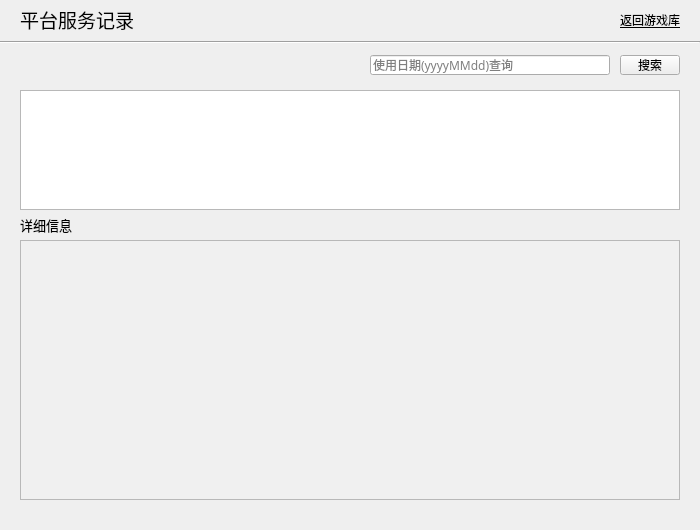
<?xml version="1.0" encoding="UTF-8"?>
<ui version="4.0">
 <class>servicerecordWindow</class>
 <widget class="QWidget" name="servicerecordWindow">
  <property name="geometry">
   <rect>
    <x>0</x>
    <y>0</y>
    <width>700</width>
    <height>530</height>
   </rect>
  </property>
  <property name="minimumSize">
   <size>
    <width>700</width>
    <height>530</height>
   </size>
  </property>
  <property name="maximumSize">
   <size>
    <width>700</width>
    <height>530</height>
   </size>
  </property>
  <property name="font">
   <font>
    <family>Microsoft YaHei UI</family>
   </font>
  </property>
  <property name="windowTitle">
   <string>服务记录</string>
  </property>
  <widget class="QLabel" name="title">
   <property name="geometry">
    <rect>
     <x>20</x>
     <y>0</y>
     <width>200</width>
     <height>40</height>
    </rect>
   </property>
   <property name="font">
    <font>
     <family>Microsoft YaHei UI</family>
     <pointsize>14</pointsize>
    </font>
   </property>
   <property name="text">
    <string>&lt;html&gt;&lt;head/&gt;&lt;body&gt;&lt;p&gt;平台服务记录&lt;/p&gt;&lt;/body&gt;&lt;/html&gt;</string>
   </property>
  </widget>
  <widget class="QPushButton" name="searchButton">
   <property name="geometry">
    <rect>
     <x>620</x>
     <y>55</y>
     <width>60</width>
     <height>20</height>
    </rect>
   </property>
   <property name="font">
    <font>
     <family>Microsoft YaHei UI</family>
     <pointsize>9</pointsize>
    </font>
   </property>
   <property name="text">
    <string>搜索</string>
   </property>
  </widget>
  <widget class="QTableView" name="tableView">
   <property name="geometry">
    <rect>
     <x>20</x>
     <y>90</y>
     <width>660</width>
     <height>120</height>
    </rect>
   </property>
   <property name="font">
    <font>
     <family>Microsoft YaHei</family>
     <pointsize>11</pointsize>
    </font>
   </property>
  </widget>
  <widget class="QPushButton" name="returnButton">
   <property name="geometry">
    <rect>
     <x>610</x>
     <y>10</y>
     <width>80</width>
     <height>20</height>
    </rect>
   </property>
   <property name="font">
    <font>
     <family>Microsoft YaHei UI Light</family>
     <pointsize>9</pointsize>
     <underline>true</underline>
    </font>
   </property>
   <property name="text">
    <string>返回游戏库</string>
   </property>
   <property name="flat">
    <bool>true</bool>
   </property>
  </widget>
  <widget class="Line" name="line">
   <property name="geometry">
    <rect>
     <x>0</x>
     <y>40</y>
     <width>700</width>
     <height>5</height>
    </rect>
   </property>
   <property name="orientation">
    <enum>Qt::Horizontal</enum>
   </property>
  </widget>
  <widget class="QLineEdit" name="searchlineEdit">
   <property name="geometry">
    <rect>
     <x>370</x>
     <y>55</y>
     <width>240</width>
     <height>20</height>
    </rect>
   </property>
   <property name="font">
    <font>
     <family>Microsoft YaHei</family>
     <pointsize>9</pointsize>
    </font>
   </property>
   <property name="locale">
    <locale language="English" country="UnitedStates"/>
   </property>
   <property name="placeholderText">
    <string>使用日期(yyyyMMdd)查询</string>
   </property>
  </widget>
  <widget class="QPlainTextEdit" name="plainTextEdit">
   <property name="geometry">
    <rect>
     <x>20</x>
     <y>240</y>
     <width>660</width>
     <height>260</height>
    </rect>
   </property>
   <property name="palette">
    <palette>
     <active>
      <colorrole role="Base">
       <brush brushstyle="SolidPattern">
        <color alpha="255">
         <red>240</red>
         <green>240</green>
         <blue>240</blue>
        </color>
       </brush>
      </colorrole>
     </active>
     <inactive>
      <colorrole role="Base">
       <brush brushstyle="SolidPattern">
        <color alpha="255">
         <red>240</red>
         <green>240</green>
         <blue>240</blue>
        </color>
       </brush>
      </colorrole>
     </inactive>
     <disabled>
      <colorrole role="Base">
       <brush brushstyle="SolidPattern">
        <color alpha="255">
         <red>240</red>
         <green>240</green>
         <blue>240</blue>
        </color>
       </brush>
      </colorrole>
     </disabled>
    </palette>
   </property>
   <property name="font">
    <font>
     <family>Microsoft YaHei</family>
     <pointsize>10</pointsize>
    </font>
   </property>
   <property name="readOnly">
    <bool>true</bool>
   </property>
  </widget>
  <widget class="QLabel" name="label">
   <property name="geometry">
    <rect>
     <x>20</x>
     <y>210</y>
     <width>72</width>
     <height>30</height>
    </rect>
   </property>
   <property name="font">
    <font>
     <family>Microsoft YaHei UI</family>
     <pointsize>10</pointsize>
    </font>
   </property>
   <property name="text">
    <string>&lt;html&gt;&lt;head/&gt;&lt;body&gt;&lt;p&gt;详细信息&lt;/p&gt;&lt;/body&gt;&lt;/html&gt;</string>
   </property>
  </widget>
  <widget class="QPushButton" name="helpButton">
   <property name="geometry">
    <rect>
     <x>680</x>
     <y>510</y>
     <width>20</width>
     <height>20</height>
    </rect>
   </property>
   <property name="font">
    <font>
     <family>Microsoft YaHei UI</family>
     <pointsize>10</pointsize>
    </font>
   </property>
   <property name="icon">
    <iconset>
     <normaloff>help-20.png</normaloff>help-20.png</iconset>
   </property>
   <property name="iconSize">
    <size>
     <width>20</width>
     <height>20</height>
    </size>
   </property>
   <property name="flat">
    <bool>true</bool>
   </property>
  </widget>
 </widget>
 <layoutdefault spacing="6" margin="11"/>
 <tabstops>
  <tabstop>searchlineEdit</tabstop>
  <tabstop>searchButton</tabstop>
  <tabstop>tableView</tabstop>
  <tabstop>plainTextEdit</tabstop>
  <tabstop>returnButton</tabstop>
 </tabstops>
 <resources/>
 <connections/>
</ui>
